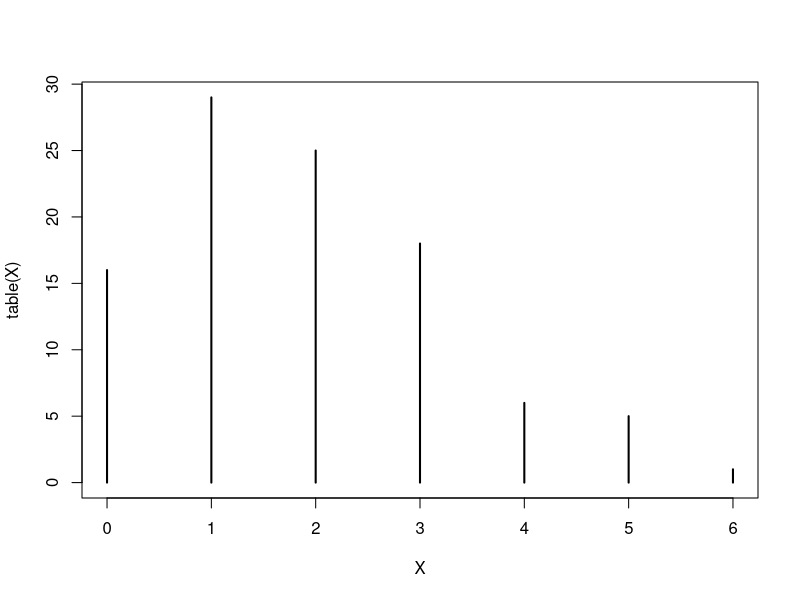
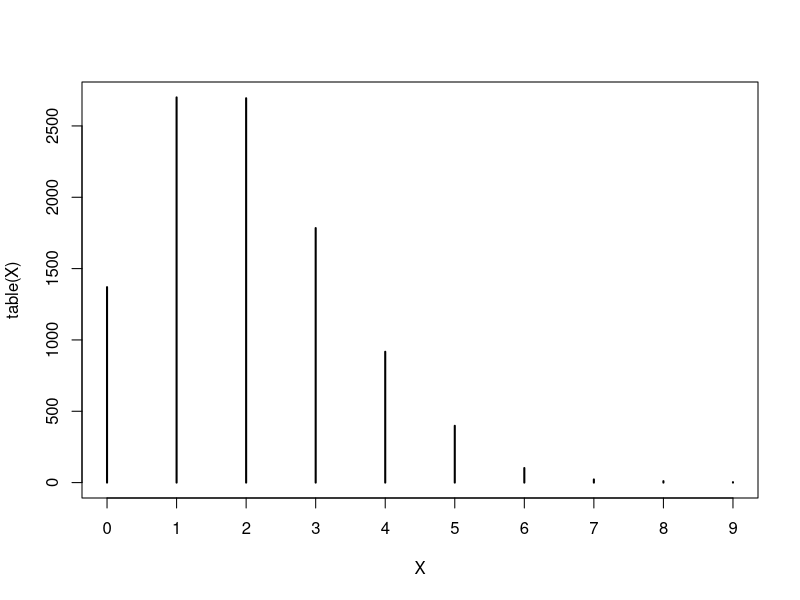
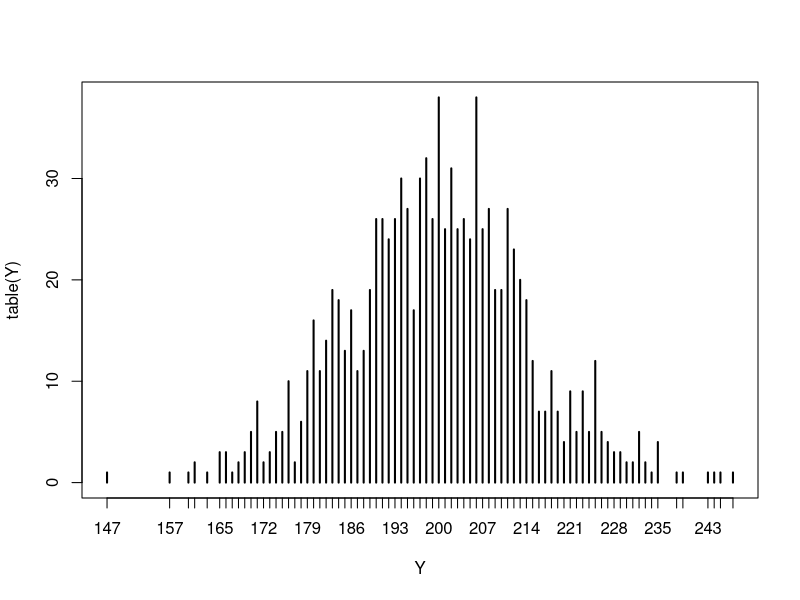
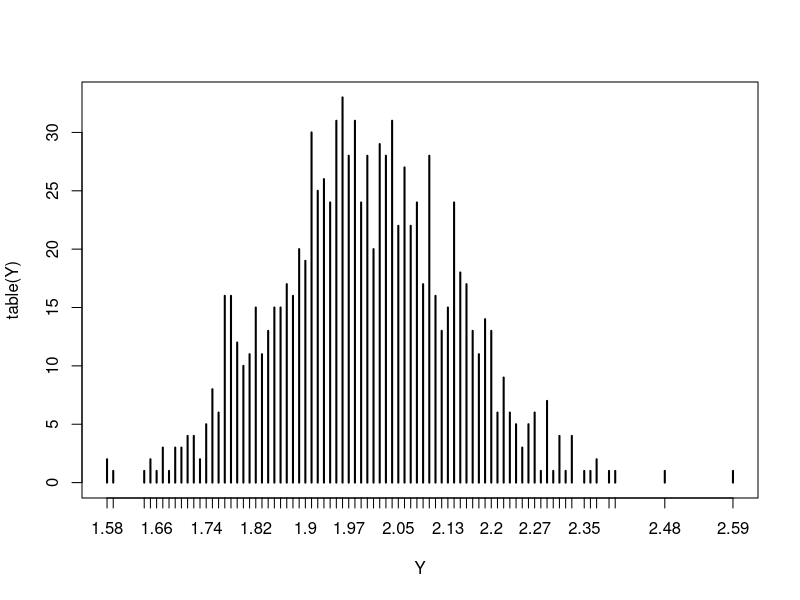
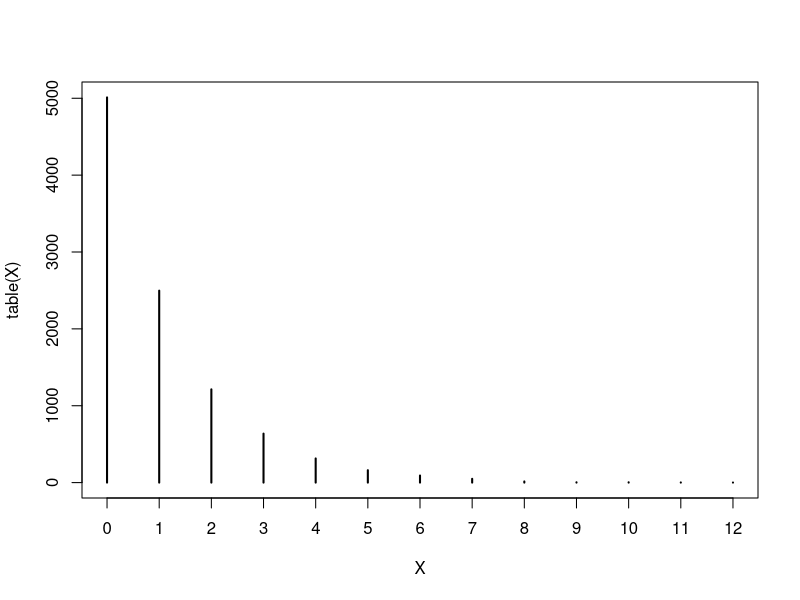
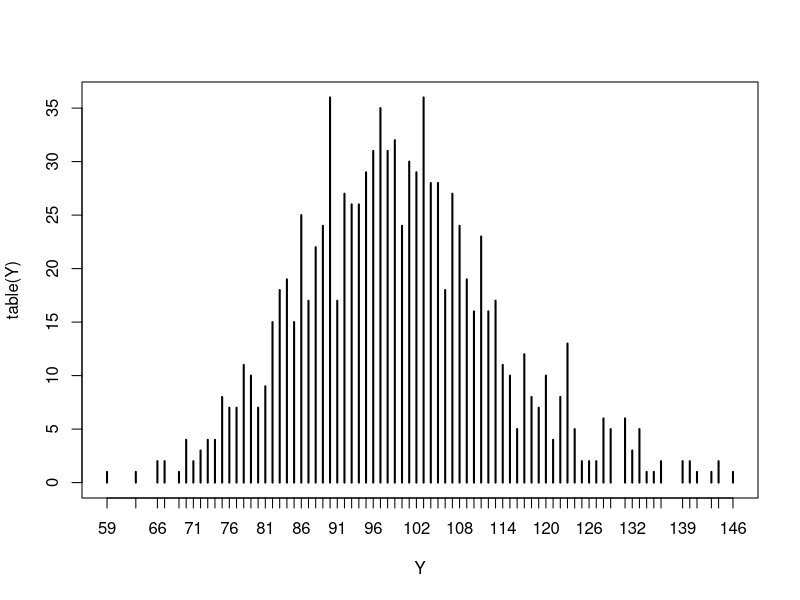

The R script that drew these images, in order:
## ---- chunk 1
# produce 3 samples of X that follows a Poisson distribution with a mean 2
(X <- rpois(n = 3, lambda = 2))
## ---- chunk 2
# histogram with 100 samples
X <- rpois(n = 100, lambda = 2)
plot(table(X))
## ---- chunk 3
# histogram with 10000 samples
X <- rpois(n = 10000, lambda = 2)
plot(table(X))
## ---- chunk 4
## Take a sum of 100 poisson samples for 1000 times
Y <- replicate(1000,
               sum(rpois(100, lambda = 2)))

plot(table(Y))
## ---- chunk 5
## Take a mean of 100 poisson samples for 1000 times
Y <- replicate(1000,
               mean(rpois(100, lambda = 2)))

plot(table(Y))
## ---- chunk 6

# geometric distribution with mean of 2 (mean = 1 / prob)
X <- rgeom(n = 10000, prob = 0.5)
plot(table(X))
## ---- chunk 7
Y <- replicate(1000,
               sum(rgeom(100, prob = 0.5)))

plot(table(Y))
